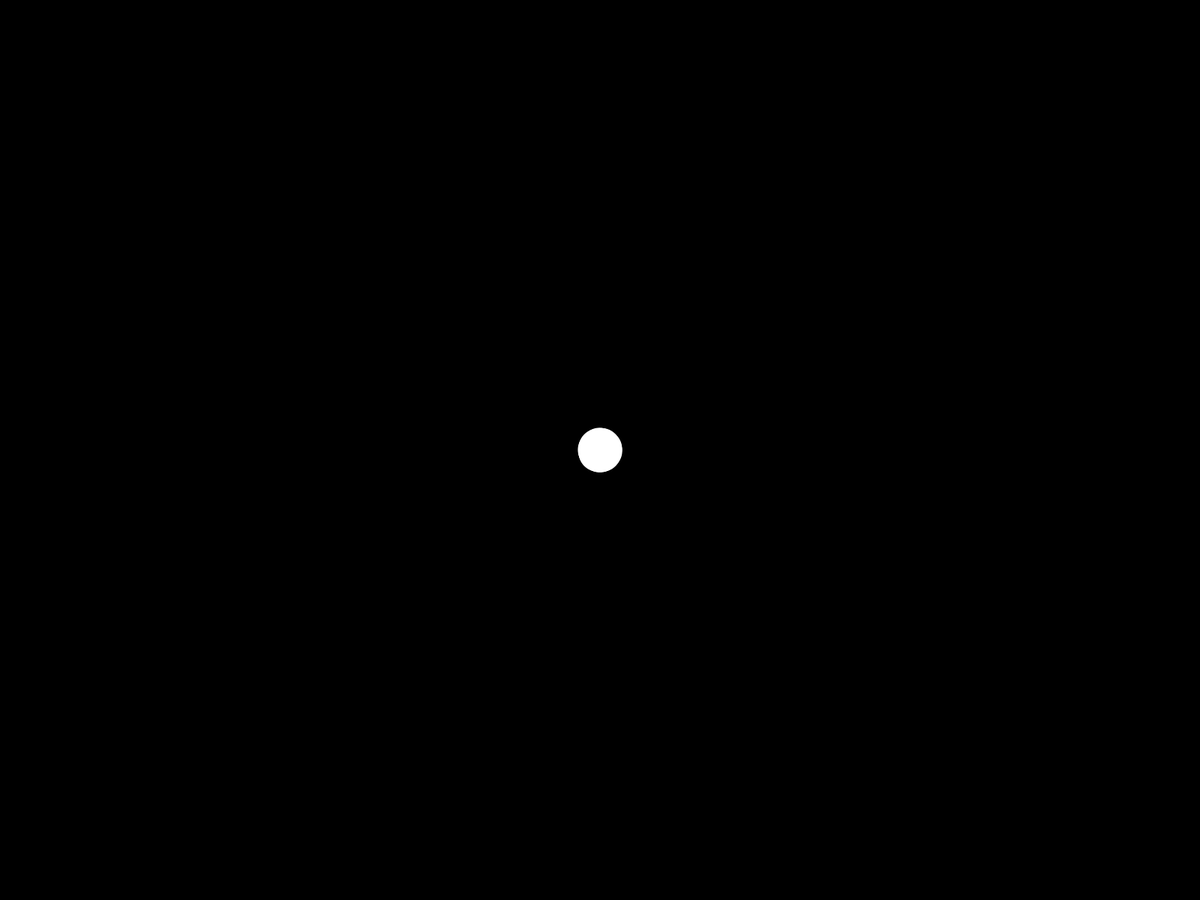
Frame 1 (no input)
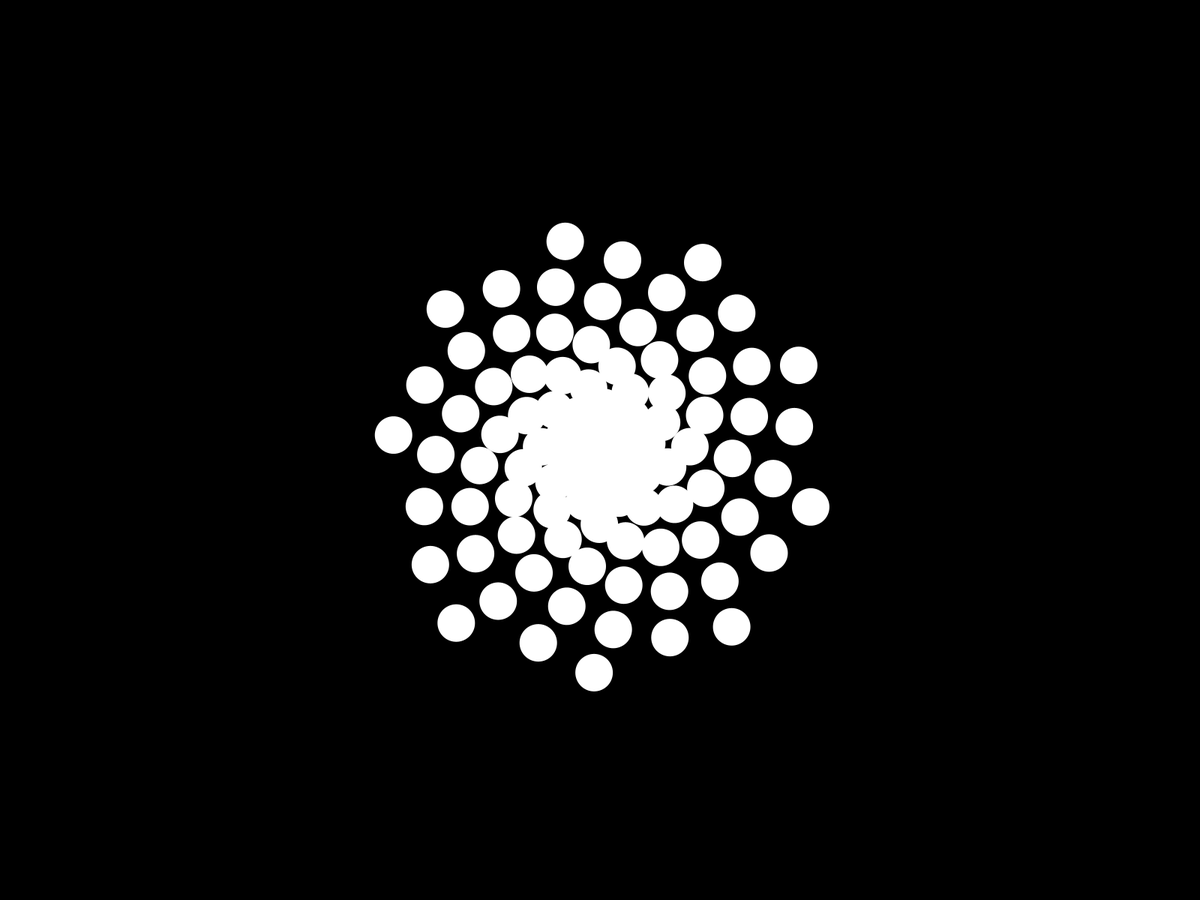
Frame 60 (the mouse pressed at the canvas centre just before this capture)
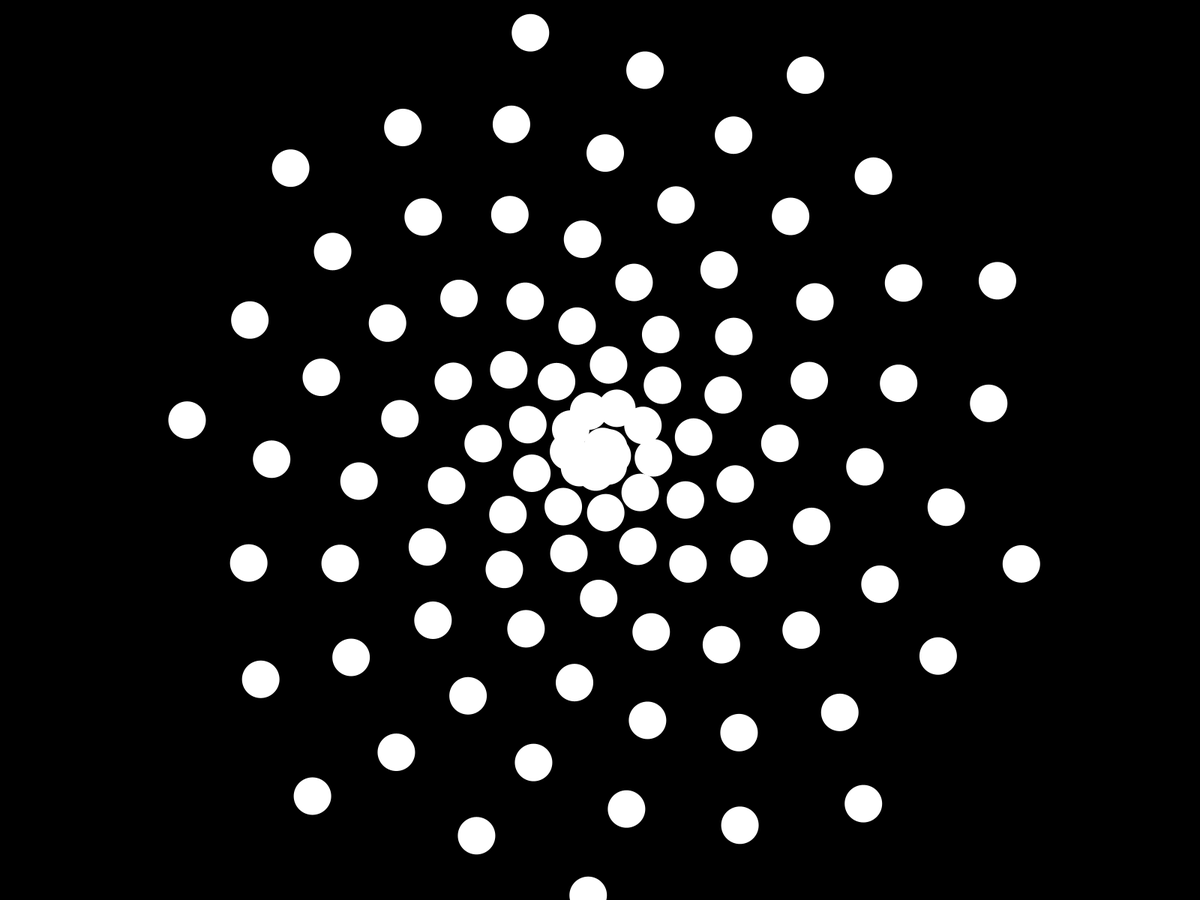
Frame 120 (the mouse held since frame 60 and released just before this capture)

The Processing sketch that drew these frames (run headless with seeded random() and noise(); from frame 60 on, the mouse is pressed at the canvas centre):

// Processing sketch: spiral
// ── spiral.pde
int iterations = 100;
int multiplier = 0;
float radius = width/2;
float look = 1.5;
float densityX = 0;
float densityY = 0;
float red = 0.0;
float green = 0.0;
float blue = 0.0;
int seconds = 0;

void setup(){
fullScreen();
noStroke();
noCursor();
}
void draw(){
  background(red,green,blue);
  if (frameCount % 60 == 0){seconds += 1;}
  if (seconds == 120){seconds = 0;}
  if (seconds < 30){
    densityX += 0.05; densityY += 0.05;
  }
  else if (seconds > 30 && seconds < 60){
  fill(random(255), random(255), random(255));
  }
  else if (seconds > 60 && seconds < 120){
   densityX -= 0.05; densityY -= 0.05;
  }
  if (minute() % 2 == 0){
        for (int i = 1; i<=iterations; i++){
          square((width/2-radius/2)+sin(i/look)*(multiplier+(i*densityX-0.02)),(height/2-radius/2)+cos(i/look)*(multiplier-(i*densityY-0.02)),radius);
        }
      }
  if (minute() % 2 == 1){
        for (int i = 1; i<=iterations; i++){
          circle((width/2)+sin(i/look)*(multiplier+(i*densityX-0.02)),(height/2)+cos(i/look)*(multiplier-(i*densityY-0.02)),radius);
        }
  }
  if (frameCount % 7200 == 0){
  iterations = int(random(100)) + 20;
  look = random(3) + 1.0;
  red = random(80);
  green = random(80);
  blue = random(80);
  }
}
